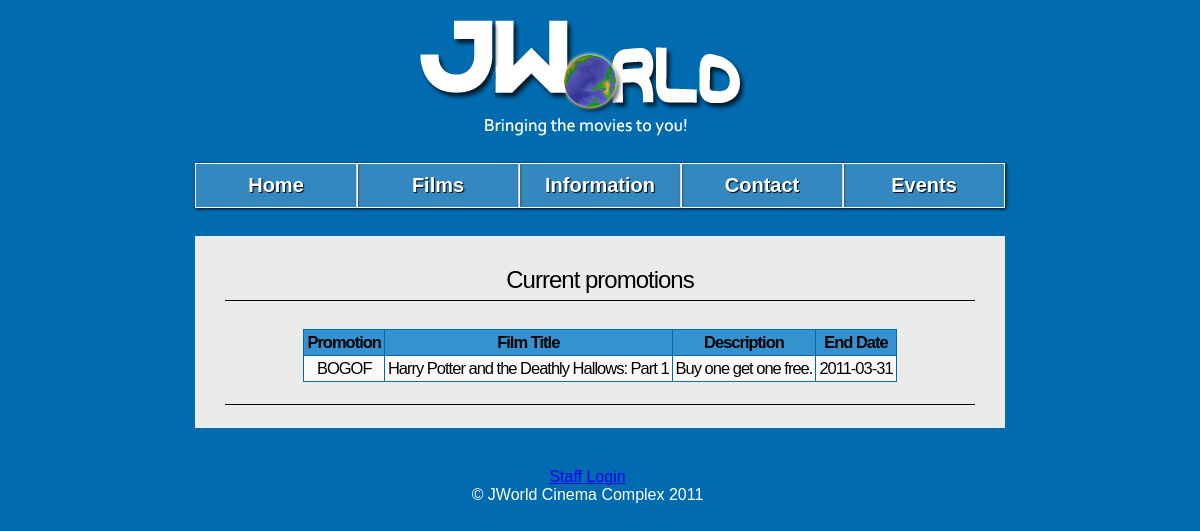
Page /index.php?page=news on the committed database.
### tables this page shows
CREATE TABLE promotions (
	promo_id int(11) NOT NULL AUTO_INCREMENT,
	film_ID int(11) NOT NULL,
	promo_name varchar(50) NOT NULL,
	start_date date NOT NULL,
	end_date date NOT NULL,
	description varchar(200) NOT NULL,
	PRIMARY KEY (promo_id),
	FOREIGN KEY (film_ID) REFERENCES films(film_ID) ON DELETE CASCADE ON UPDATE CASCADE
);

CREATE TABLE films (
	film_ID int(11) NOT NULL AUTO_INCREMENT,
	film_title varchar(255) NOT NULL,
	film_year char(4) NOT NULL,
	film_plot text(65535) NOT NULL,
	film_length int(11) NOT NULL,
	film_genre varchar(50) NOT NULL,
	film_rating varchar(5) NOT NULL,
	film_poster varchar(255) NOT NULL,
	imdb_id varchar(50) NOT NULL,
  PRIMARY KEY (film_ID)
);

### res/pages/news.php (the view, shortened to what this page needs)
<?php
$today = date('Y-m-d');
?>
<div id="body">
<h1>Current promotions</h1><p>
<h3>
	<?php
	$query = "select promo_name, film_title, description, end_date from promotions p, films f where p.film_ID = f.film_ID and p.start_date <= '$today' and p.end_date >= '$today';";
	$result = mysql_query($query) or die(mysql_error());
	echo "<table class=\"center\">
	<tr>
	<th>Promotion</th>
	<th>Film Title</th>
	<th>Description</th>
	<th>End Date</th>
	</tr>";
	while($row = mysql_fetch_array($result)){
		echo "<tr>";
		echo "<td>" . $row['promo_name'] . "</td>";
		echo "<td>" . $row['film_title'] . "</td>";
		echo "<td>" . $row['description'] . "</td>";
		echo "<td>" . $row['end_date'] . "</td>";
		echo "</tr>";
	}
	echo "</table>";
	?>
</h3>
<h2></h2>
</div>

### res/css/main.css (style rules this page uses)
body { font-family: "Trebuchet MS", Arial, Helvetica, sans-serif; color: #000; background: #006BAF; }
h1 { border-bottom:1px solid #000000; letter-spacing:-1px; font-size:24px; padding-bottom:6px; font-weight:400; margin:10px 10px 3px 0; font-family:Vera, Helvetica, Georgia; }
h2 { border-bottom:1px solid #000000; letter-spacing:-1px; font-size:18px; padding-bottom:6px; font-weight:400; margin:10px 10px 3px 0; font-family: Helvetica, Georgia; }
h3 { letter-spacing:-1px; font-size:16.5px; padding-bottom:6px; font-weight:400; margin:10px 10px 3px 0; font-family: Vera, Helvetica, Georgia; }
#body { font-family:"Palatino Linotype", "Book Antiqua", Palatino, serif; font-size:28px; overflow:auto; font-weight:bold; background-color: #EBEBEB; width: 760px; height:100%; padding:20px 20px 20px 30px; margin-bottom:20px; margin-left:auto; margin-right:auto; text-align:center; }
.center { margin-left:auto; margin-right:auto; text-align:center; }
table { border-collapse:collapse; }
table, td, th { border:0.5px solid #006BAF; padding:3px; }
td { text-align:center; background-color:#FFFAFA; }
th { background-color:#3492D1; color:black; }

### rows in the picture
promotions: promo_name "BOGOF", film_ID.film_title "Harry Potter and the Deathly Hallows: Part 1", description "Buy one get one free.", end_date "2011-03-31"
